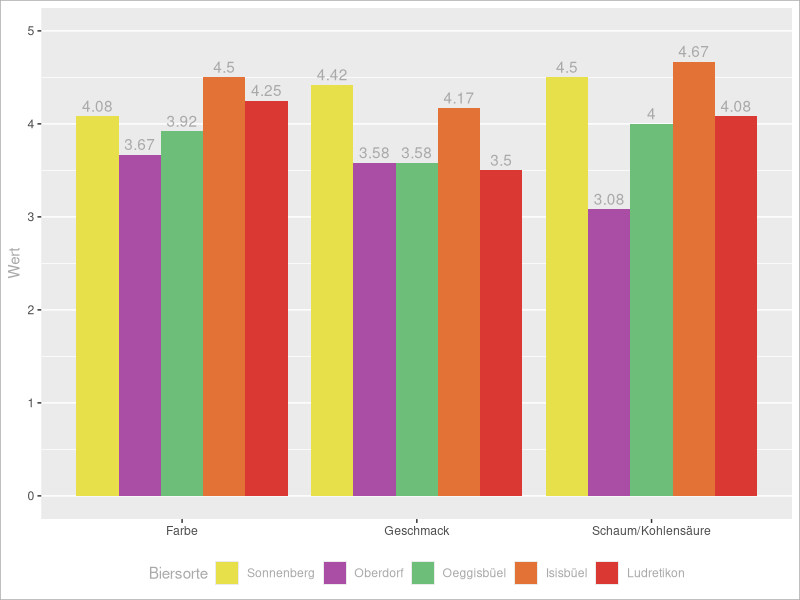
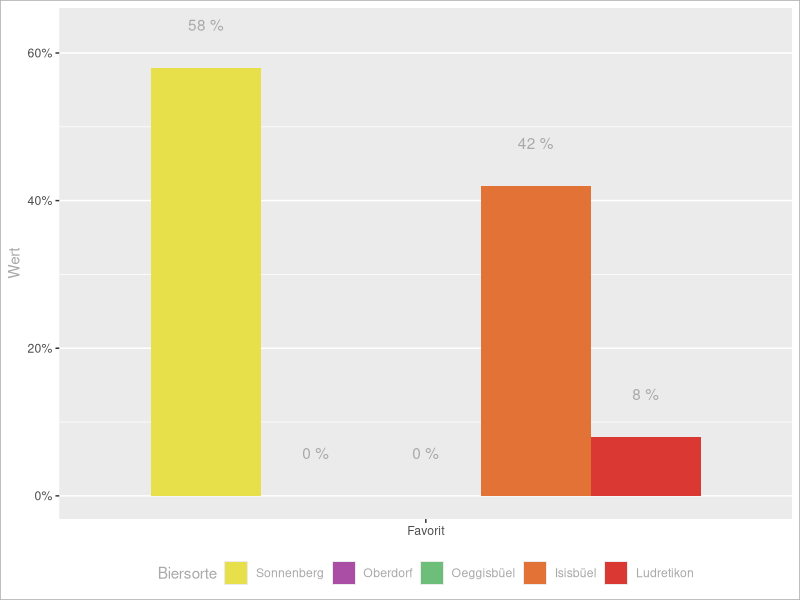

Write the R code that produced these figures, in order.
## ---- chunk 1
#| label: csv
#| echo: false
# read the csv

library(tidyverse, warn.conflicts = FALSE, quietly = TRUE)
library(here)
options(knitr.kable.NA = '')

tabelle <- read_csv(here("Data/tabelle.csv")) |> 
  filter(!if_all(c(3:6), ~ is.na(.)))

knitr::kable(tabelle,
             align = c("l", "l", "c", "c", "c", "c", "l"))
## ---- chunk 2
#| label: pivot
#| echo: false
options(knitr.kable.NA = '')

pivot <- tabelle |> 
  group_by(Biersorte) |> 
  summarise(across(c(2,3,4), \(x) mean(x, na.rm = TRUE)),
            across(c(5), \(x) sum(x, na.rm = TRUE)/n()))

knitr::kable(pivot, digits = c(0, 1, 1, 1, 2))
## ---- chunk 3
#| echo: false
#| output: false

# make the data tidy
pivot <- pivot |> 
  ungroup() |> 
  pivot_longer(-c(1),
               names_to = "Kategorie", values_to = "Wert") |> 
  mutate(Biersorte = factor(Biersorte,
                            levels = c("Sonnenberg", "Oberdorf", "Oeggisbüel", "Isisbüel", "Ludretikon"),
                            ordered = TRUE)) |> 
  mutate(Wert = round(Wert, 2))

# create theme
mytheme <- theme(axis.title.x = element_blank(),
                 legend.position = "bottom",
                 panel.grid.major.x = element_blank(),
                 text = element_text(colour = "darkgrey"),
                 plot.title = element_text(colour = "darkgrey", size = 11, hjust = 0.5),
                 plot.background = element_rect(colour = "darkgrey", fill=NA, linewidth =.5) )

# define colors
mycolor <- c("#E7E04A", "#AA4DA5", "#6DBE78", "#E37237", "#DA3832")
## ---- chunk 4
#| label: plot_values
#| echo: false

pivot |>
  filter(Kategorie != "Favorit") |> 
  ggplot(aes(y = Wert, x = Kategorie, fill = Biersorte)) +
    geom_col(position = "dodge") +
    geom_text(aes(label = Wert, y = Wert + 0.05), colour = "darkgrey", position = position_dodge(0.9), vjust = 0) +
    expand_limits(y = c(0,5)) +
    scale_fill_manual(values = mycolor) +
    mytheme
  
## ---- chunk 5
#| label: plot_favorite
#| echo: false

pivot |> 
  filter(Kategorie == "Favorit") |> 
  ggplot(aes(y = Wert, x = Kategorie, fill = Biersorte)) +
    geom_col(position = "dodge") +
    geom_text(aes(label = paste(Wert*100, "%"), y = Wert + 0.05), colour = "darkgrey", position = position_dodge(0.9), vjust = 0) +
  scale_y_continuous(labels = scales::percent) +
  scale_fill_manual(values = mycolor) +
  mytheme
  
